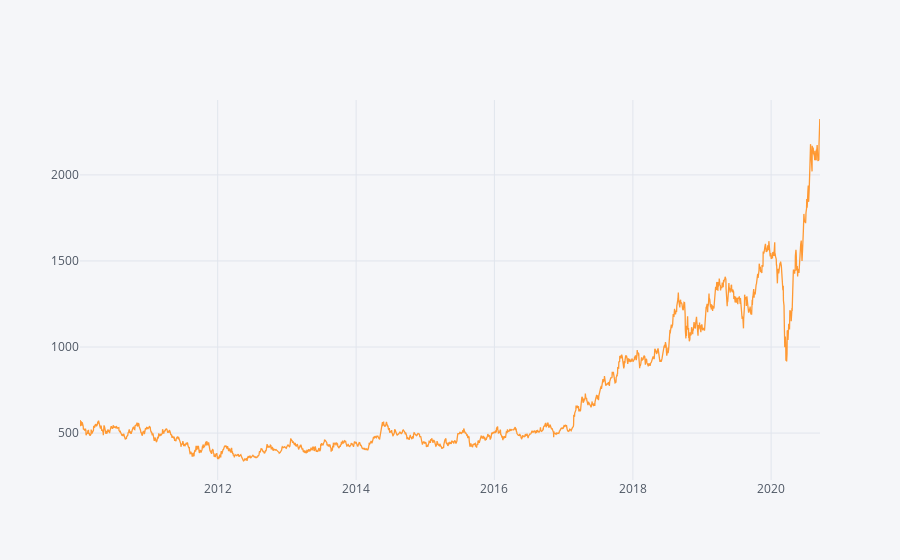

The code cell stored with this chart in its notebook:
### Code cell
reliance['Open'].iplot()

### Figure 1 — Plotly figure (JSON) as saved in the notebook; plotly's stock layout.template omitted (floating-point values rounded to 4 significant figures; data arrays with more than 128 entries replaced by an {"elided": "..."} marker saying what was removed)
{"data": [{"line": {"color": "rgba(255, 153, 51, 1.0)", "dash": "solid", "shape": "linear", "width": 1.3}, "mode": "lines", "name": "Open", "text": "", "type": "scatter", "x": {"elided": "2638 str values"}, "y": {"elided": "2638 float values"}}], "layout": {"legend": {"bgcolor": "#F5F6F9", "font": {"color": "#4D5663"}}, "paper_bgcolor": "#F5F6F9", "plot_bgcolor": "#F5F6F9", "title": {"font": {"color": "#4D5663"}}, "xaxis": {"gridcolor": "#E1E5ED", "showgrid": true, "tickfont": {"color": "#4D5663"}, "title": {"font": {"color": "#4D5663"}, "text": ""}, "zerolinecolor": "#E1E5ED"}, "yaxis": {"gridcolor": "#E1E5ED", "showgrid": true, "tickfont": {"color": "#4D5663"}, "title": {"font": {"color": "#4D5663"}, "text": ""}, "zerolinecolor": "#E1E5ED"}}}
